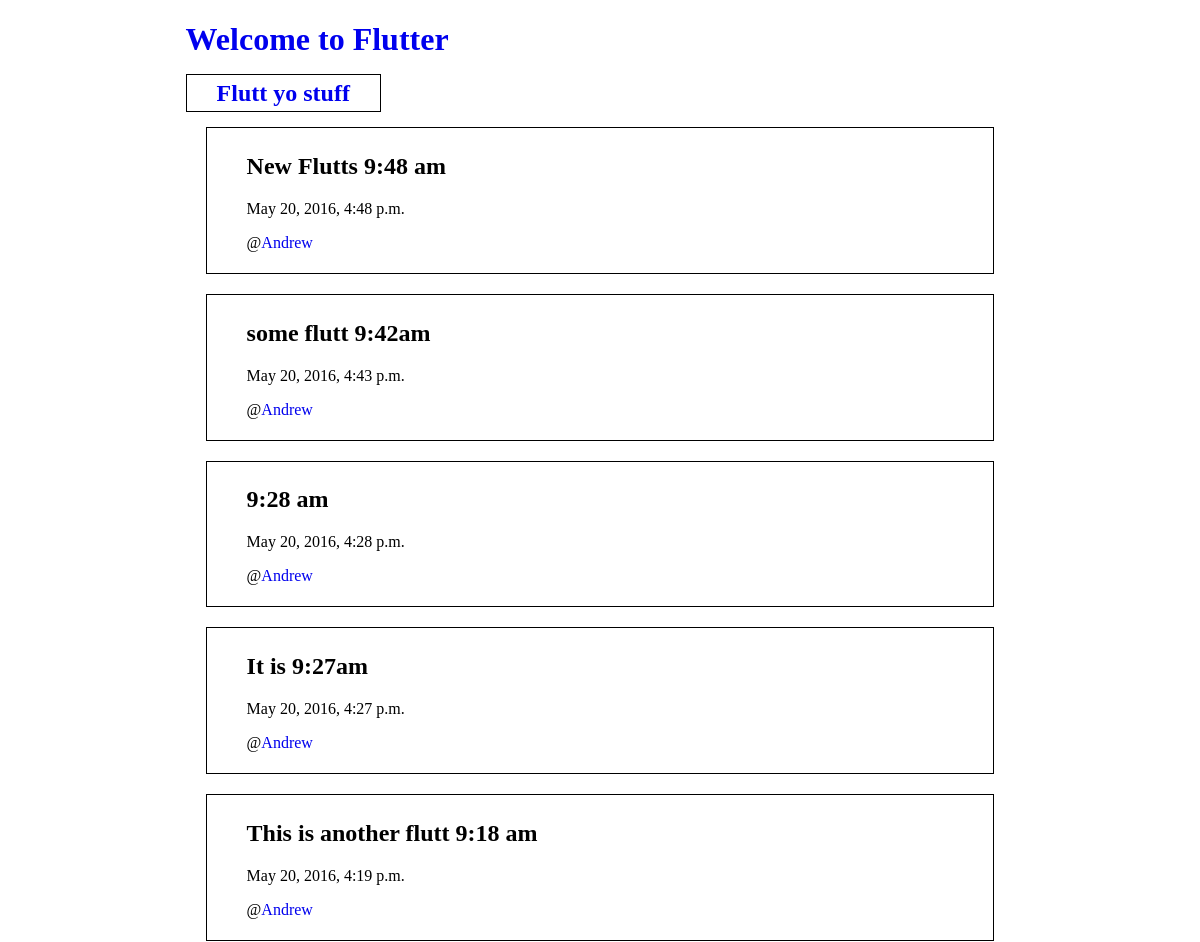
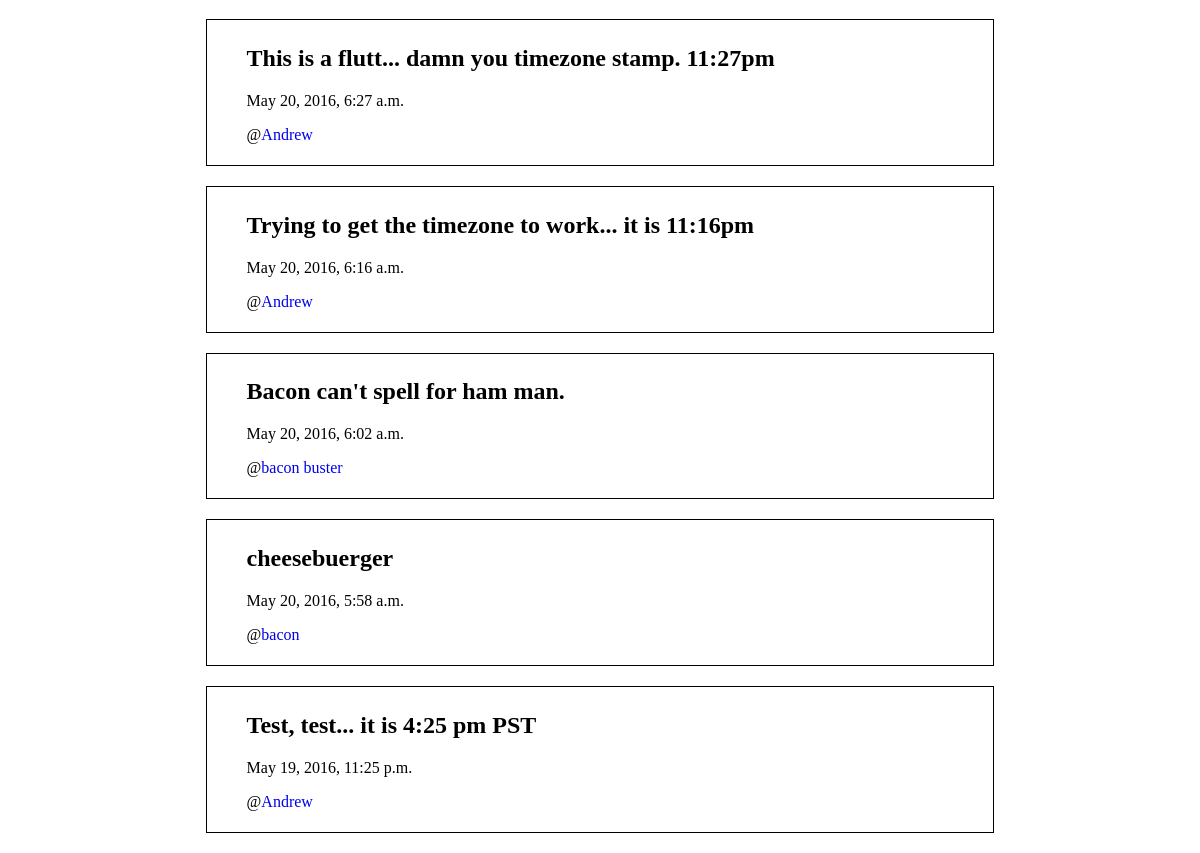
The page / on the database its author committed (2 pictures, top to bottom).
### flutter/models.py (models this page shows, shortened)
class Flutt(models.Model):
    user_name = models.TextField(null=True)
    text = models.TextField()
    date_created = models.DateTimeField(
        default=timezone.now,
    )

### flutter/views.py (the view)
# urls.py: url(r'^$', views.is_there_a_query, name="index"),
def is_there_a_query(request):
    try:
        if request.GET['q']:
            print(request.GET['q'])
            return render_query(request)
    except KeyError:
        return render_index(request)

### flutter/logic.py (called while the page is built)
def return_latest_ten_flutts():
    return models.Flutt.objects.all().order_by('-date_created')[:10]

### flutter/views.py (called while the page is built)
def render_index(request):
    flutt_list = logic.return_latest_ten_flutts()
    template_args = {
        'flutt_list': flutt_list,
    }
    return render(request, 'flutter/index.html', template_args)

### flutter/templates/flutter/index.html (shortened to what this page needs)
{% load staticfiles %}
{% load tz %}
<!DOCTYPE html>
<html lang="en">
  <head>
    <link rel="stylesheet" type="text/css" href="{% static 'flutter/style.css' %}">
  </head>
  <div class="container">
    <body>
      <h1><a href="{% url 'index' %}">Welcome to Flutter</a></h1>
      <h2><a href="{% url 'post' %}" class="post-link">Flutt yo stuff</a></h2>
      <section class="flutt-container">
        {% for flutt in flutt_list %}
        <div class="flutt">
          <h2>{{ flutt.text }}</h2>
          {% localtime on %}
          <p>{{ flutt.date_created }}</p>
          {% endlocaltime %}
          <p>@<a href="{% url 'user' flutt.user_name %}">{{ flutt.user_name }}</a></p>
        </div>
        {% endfor %}
      </section>
    </body>
  </div>
</html>

### flutter/static/flutter/style.css (style rules this page uses)
a { text-decoration: none; }
.container { max-width: 70%; margin: 0 auto; }
.flutt { border: solid 1px black; margin: 20px; padding: 5px 40px; }
.post-link { border: solid 1px black; padding: 5px 30px; }

### rows shown on the page
Flutt: text "New Flutts 9:48 am", date_created "May 20, 2016, 4:48 p.m.", user_name "Andrew"
Flutt: text "some flutt 9:42am", date_created "May 20, 2016, 4:43 p.m.", user_name "Andrew"
Flutt: text "9:28 am", date_created "May 20, 2016, 4:28 p.m.", user_name "Andrew"
Flutt: text "It is 9:27am", date_created "May 20, 2016, 4:27 p.m.", user_name "Andrew"
Flutt: text "This is another flutt 9:18 am", date_created "May 20, 2016, 4:19 p.m.", user_name "Andrew"
Flutt: text "This is a flutt... damn you timezone stamp. 11:27pm", date_created "May 20, 2016, 6:27 a.m.", user_name "Andrew"
Flutt: text "Trying to get the timezone to work... it is 11:16pm", date_created "May 20, 2016, 6:16 a.m.", user_name "Andrew"
Flutt: text "Bacon can't spell for ham man.", date_created "May 20, 2016, 6:02 a.m.", user_name "bacon buster"
Flutt: text "cheesebuerger", date_created "May 20, 2016, 5:58 a.m.", user_name "bacon"
Flutt: text "Test, test... it is 4:25 pm PST", date_created "May 19, 2016, 11:25 p.m.", user_name "Andrew"
